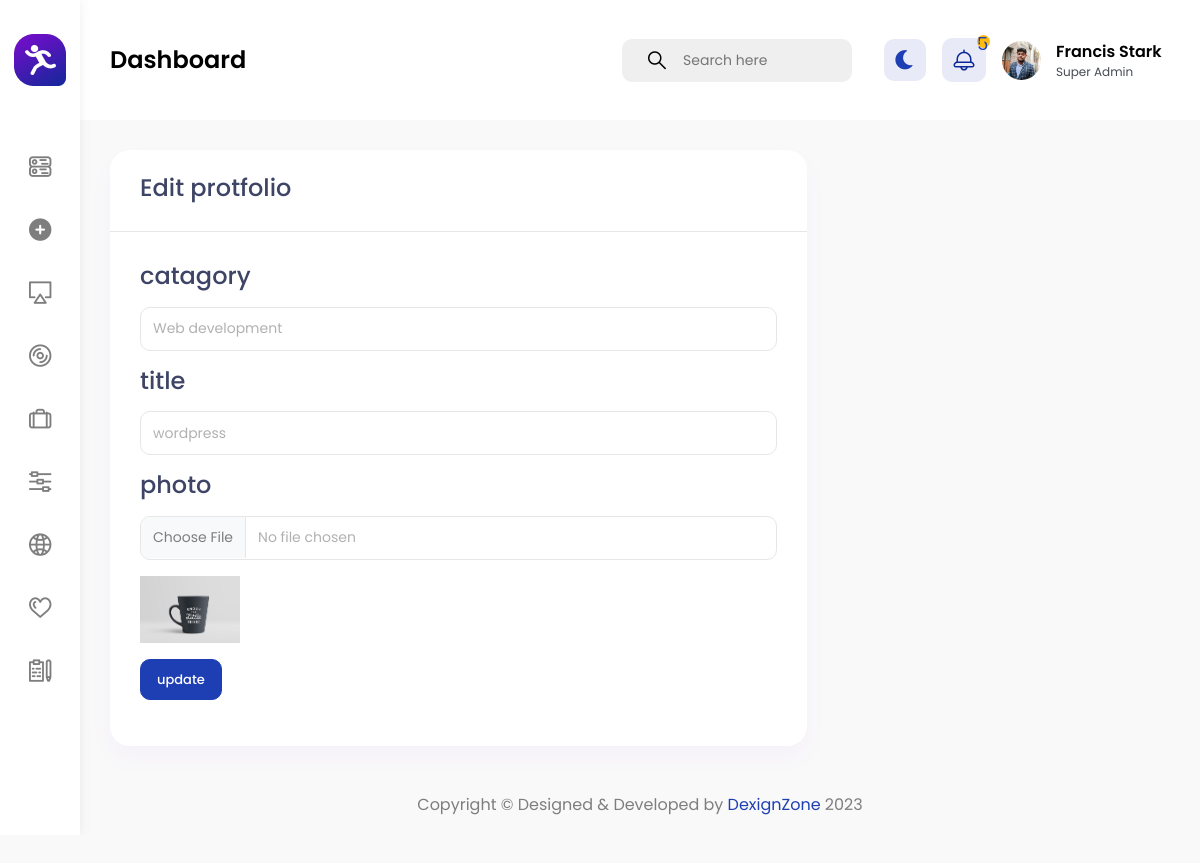
The app's page /protfolio/edit_protfolio.php?id=16 (signed in) with its own data.
### tables this page shows
CREATE TABLE `users` (
  `id` int NOT NULL,
  `role` int DEFAULT NULL,
  `name` varchar(100) NOT NULL,
  `email` varchar(100) NOT NULL,
  `number` int NOT NULL,
  `gender` varchar(100) NOT NULL,
  `address` text NOT NULL,
  `country` varchar(100) NOT NULL,
  `hobbie` varchar(100) DEFAULT NULL,
  `password` varchar(100) NOT NULL,
  `user_photo` varchar(100) DEFAULT NULL
);

CREATE TABLE `protfolios` (
  `id` int NOT NULL,
  `catagory` varchar(100) NOT NULL,
  `title` varchar(100) NOT NULL,
  `photo` varchar(100) NOT NULL,
  `status` varchar(100) NOT NULL DEFAULT 'deactive'
);

### protfolio/edit_protfolio.php (the view, shortened to what this page needs)
<?php require "../database/db_connect.php" ?>
<?php require "../admin_page/header.php" ?>
<?php
    $id = $_GET['id'];
    $select = "SELECT * FROM protfolios WHERE id='$id'";
    $select_res = mysqli_query($db_connect,$select);
    $after_assoc = mysqli_fetch_assoc($select_res);
?>
<div class="row">
<div class="col-lg-8">
        <div class="card">
            <div class="card-header">
                <h3>Edit protfolio</h3>
            </div>
            <div class="card-body">
                <form action="edit_protfolio_post.php" method="POST" enctype="multipart/form-data">
                    <div class="mb-3">
                        <label class="form-label" for="catagory" ><h3>catagory</h3></label>
                        <input type="text" class="form-control" name="catagory" value="<?=$after_assoc['catagory']?>"/>
                    </div>
                    <div class="mb-3">
                        <label class="form-label" for="title" ><h3>title</h3></label>
                        <input type="text" class="form-control" name="title" value="<?=$after_assoc['title']?>" />
                    </div>
                    <div class="mb-3">
                        <label class="form-label" for="photo" ><h3>photo</h3></label>
                        <input type="file" class="form-control" name="photo"/>
                        <div class="mt-3">
                            <img width="100px" src="../protfolio/image/<?=$after_assoc['photo']?>"/>
                        </div>
                    </div>
                    <div class="mb-3">
                        <button type="submit" class="btn btn-primary" name="btn-1">update</button>
                    </div>
                </form>
            </div>
        </div>
    </div>
</div>
<?php require "../admin_page/footer.php" ?>

### admin_page/header.php (shortened to what this page needs)
<?php
$loged_id = $_SESSION["loged_id"];
require '../database/db_connect.php';
$select_user = "SELECT * FROM users WHERE id= '$loged_id'";
$select_id_res = mysqli_query($db_connect,$select_user);
$select_id_assoc = mysqli_fetch_assoc($select_id_res);
$message_count = "SELECT COUNT(*) as total FROM messages WHERE status='deactive'";
$message_res_count = mysqli_query($db_connect,$message_count);
$sfter_assooc_count = mysqli_fetch_assoc($message_res_count);
?>
<!DOCTYPE html>
<html lang="en">
<head>
                    <link href="/sage/admin_page/vendor/chartist/css/chartist.min.css" rel="stylesheet" type="text/css"/>
                    <link href="/sage/admin_page/vendor/owl-carousel/owl.carousel.css" rel="stylesheet" type="text/css"/>
                    <link href="/sage/admin_page/vendor/bootstrap-select/css/bootstrap-select.min.css" rel="stylesheet" type="text/css"/>
                    <link href="/sage/admin_page/css/style.css" rel="stylesheet" type="text/css"/>
</head>
<body>
    <div id="main-wrapper">
        <div class="nav-header">
            <a href="index.html" class="brand-logo" aria-label="Gymove">
                <img class="logo-abbr" src="/SAGE/admin_page/images/logo.png" alt="">
            </a>
        </div>
<header class="header">
	<div class="header-content">
		<nav class="navbar navbar-expand">
			<div class="collapse navbar-collapse justify-content-between">
				<div class="header-left">
					<div class="dashboard_bar">
						Dashboard
					</div>
				</div>
				<ul class="navbar-nav header-right">
					<li class="nav-item">
						<form>
						<input type="hidden" name="_token" value="xFLqzqVT4MkdNcHgZHsrg31HVOv7i2yyXenRGlt8">							<div class="input-group search-area d-lg-inline-flex d-none me-3">
							  <span class="input-group-text" id="header-search">
									<button class="bg-transparent border-0" type="button" aria-label="header-search">
										<i class="flaticon-381-search-2"></i>
									</button>
							  </span>
							  <input type="text" class="form-control" placeholder="Search here" aria-label="Username" aria-describedby="header-search">
							</div>
						</form>
					</li>
					<li class="nav-item dropdown notification_dropdown">
						<a class="nav-link bell dz-theme-mode" href="javascript:void(0);" aria-label="theme-mode">
							<i id="icon-dark" class="fas fa-moon"></i>
						</a>
					</li>
					<li class="nav-item dropdown notification_dropdown">
						<a class="nav-link  ai-icon" href="javascript:void(0)" aria-label="bell" role="button" data-bs-toggle="dropdown">
							<div class="pulse-css"><?=($sfter_assooc_count['total'] <=9)?$sfter_assooc_count['total']:'9+'?></div>
						</a>
					</li>
					<li class="nav-item dropdown header-profile">
						<a class="nav-link" href="javascript:void(0)" role="button" data-bs-toggle="dropdown">
							<?php if($select_id_assoc['user_photo'] != null){ ?>
								<img src="/sage/upload/user_image/<?=$select_id_assoc['user_photo']?>"/>
							<?php }
							else{ ?>
								<img src="/SAGE/admin_page/images/profile/17.jpg" width="20" alt="">
							<?php } ?>
							<div class="header-info">
								<span class="text-black"><strong><?=$select_id_assoc['name']?></strong></span>
								<p class="fs-12 mb-0">Super Admin</p>
							</div>
						</a>
					</li>
				</ul>
			</div>
		</nav>
	</div>
</header>
        <div class="deznav">
	<div class="deznav-scroll">
		<ul class="metismenu" id="menu">
			<li><a class="has-arrow ai-icon" href="../admin_page/admin.php">
					<i class="flaticon-381-networking"></i>
				</a>
			</li>
			<li><a class="has-arrow ai-icon" href="../expertise/skills_add.php">
					<i class="fa fa-plus-circle" aria-hidden="true"></i>
				</a>
			</li>
			<li><a class="has-arrow ai-icon" href="../user/user_list.php">
					<i class="flaticon-381-television"></i>
				</a>
			</li>
			<li><a class="has-arrow ai-icon" href="/sage/logo/logo.php" aria-expanded="false">
					<i class="flaticon-381-compact-disc-1"></i>
				</a>
			</li>
			<li><a class="has-arrow ai-icon" href="/sage/about/about.php">
					<i class="flaticon-381-briefcase"></i>
				</a>
			</li>
			<li><a class="has-arrow ai-icon" href="/sage/Services/service.php">
					<i class="flaticon-381-controls-3"></i>
				</a>
			</li>
			<li><a class="has-arrow ai-icon" href="/sage/protfolio/protfolio.php">
					<i class="flaticon-381-internet"></i>
				</a>
			</li>
			<li><a class="has-arrow ai-icon" href="/sage/team/add_team.php">
					<i class="flaticon-381-heart"></i>
				</a>
			</li>
			<li><a class="has-arrow ai-icon" href="/sage/message/message.php">
					<i class="flaticon-381-notepad"></i>
				</a>
			</li>
		</ul>
	</div>
</div>
<div class="content-body">
	<div class="container-fluid">

### admin_page/header.php (style rules this page uses)
.card { height: auto!important; }

### records on screen
users: user_photo (picture), name "Francis Stark"
protfolios: catagory "Web development", title "wordpress", photo (picture)

### other values on screen
$sfter_assooc_count['total'] "5"
